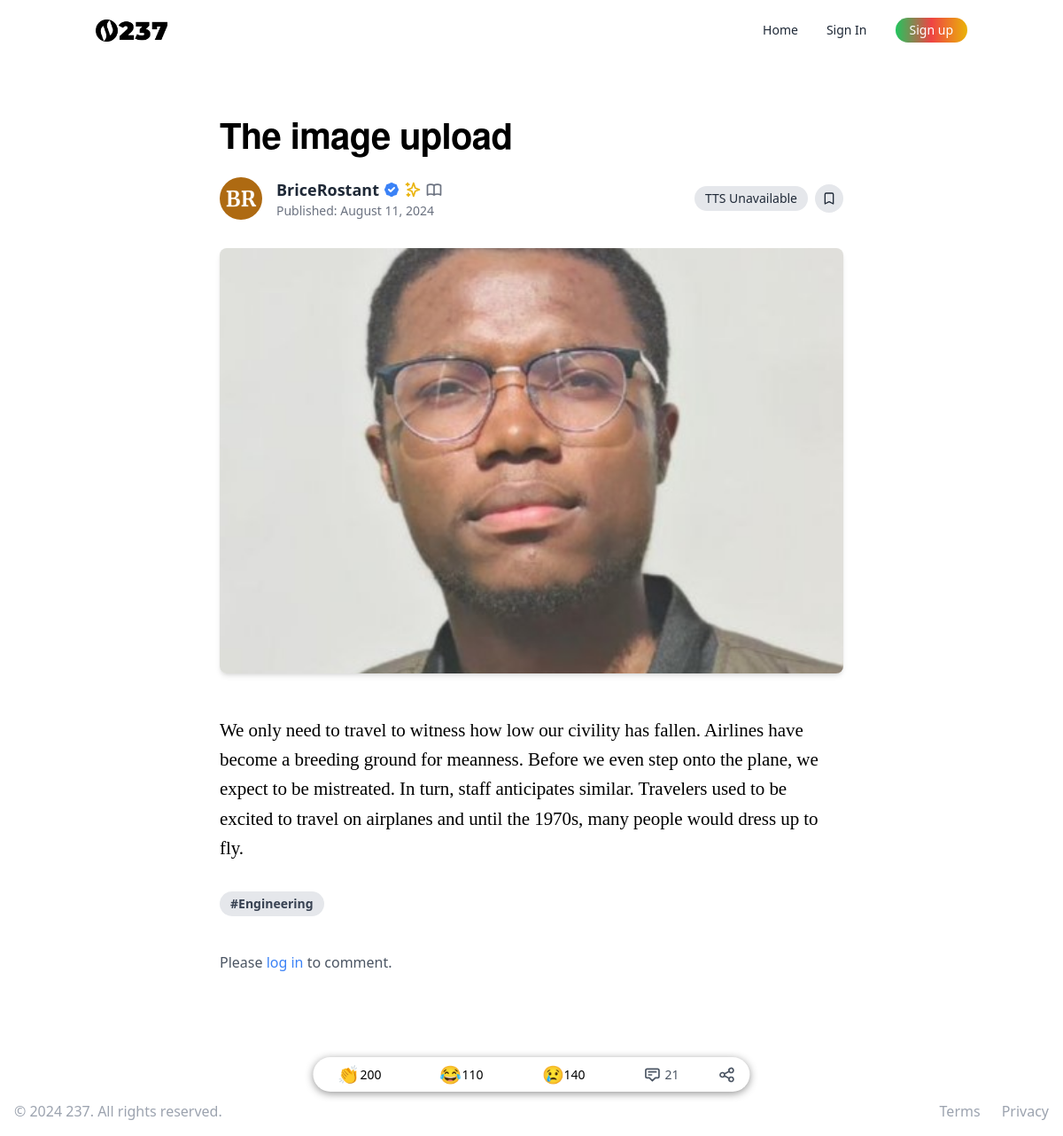
The app's page /articles/12/ with its own data.
### articles/models.py (models this page shows, shortened)
class Article(models.Model):
    title = models.CharField(max_length=70)
    content = models.TextField()
    image = models.ImageField(upload_to='article_images/', validators=[validate_file_size], null=True, blank=True)
    thumbnail = models.ImageField(upload_to='article_thumbnails/', validators=[validate_file_size], null=True, blank=True)
    author = models.ForeignKey(settings.AUTH_USER_MODEL, on_delete=models.CASCADE)
    created_at = models.DateTimeField(auto_now_add=True)
    updated_at = models.DateTimeField(auto_now=True)
    published_at = models.DateTimeField(null=True, blank=True)
    status = models.CharField(max_length=10, choices=[('draft', 'Draft'), ('published', 'Published')], default='draft')
    language = models.CharField(max_length=2, choices=[('EN', 'English'), ('FR', 'French')])
    tags = TaggableManager()
    bookmarks = models.ManyToManyField(settings.AUTH_USER_MODEL, related_name='bookmarked_articles', blank=True)
    def get_content_as_html(self):
        try:
            content_json = json.loads(self.content)
        except json.JSONDecodeError:
            return mark_safe("<p>Error: Could not parse content</p>")
        if not isinstance(content_json, dict) or 'blocks' not in content_json:
            return mark_safe("<p>Error: Invalid content structure</p>")
        html = ""
        for block in content_json['blocks']:
            block_type = block.get('type')
            block_data = block.get('data', {})
            if block_type == 'header':
                level = block_data.get('level', 1)
                text = block_data.get('text', '')
                html += f"<h{level}>{text}</h{level}>"
            elif block_type == 'paragraph':
                text = block_data.get('text', '')
                html += f"<p>{text}</p>"
            elif block_type == 'code':
                code = block_data.get('code', '')
                escaped_code = escape(code)
                html += f'<pre><code>{escaped_code}</code></pre>'
            else:
                html += f"<p>Unsupported block type: {block_type}</p>"
        return mark_safe(html)
    def reaction_count(self, reaction_type):
        return self.reactions.filter(reaction_type=reaction_type).aggregate(total=models.Sum('count'))['total'] or 0
    @property
    def clap_count(self):
        return self.reaction_count('clap')
    @property
    def sad_count(self):
        return self.reaction_count('sad')
    @property
    def laugh_count(self):
        return self.reaction_count('laugh')
    @property
    def comment_count(self):
        return self.comments.count()

### users/models.py (models this page shows, shortened)
class User(AbstractUser):
    bio = models.TextField(max_length=500, blank=True)
    profile_picture = models.ImageField(upload_to='profile_pics/', blank=True, null=True)
    date_joined = models.DateTimeField(auto_now_add=True)
    location = models.CharField(max_length=100, blank=True)
    website = models.URLField(max_length=200, blank=True)
    following = models.ManyToManyField('self', symmetrical=False, related_name='followers')
    blocked_users = models.ManyToManyField('self', symmetrical=False, related_name='blocked_by')
    is_verified = models.BooleanField(default=False)
    is_premium = models.BooleanField(default=False)
    is_manual_writer = models.BooleanField(default=False)
    @property
    def is_writer(self):
        if self.is_manual_writer:
            return True

### articles/views.py (the view, shortened to what this page needs)
# urls.py: path('articles/<int:pk>/', ArticleDetailView.as_view(), name='article_detail'),
class ArticleDetailView(DetailView):
    model = Article
    template_name = 'articles/article_detail.html'
    context_object_name = 'article'
    def get_context_data(self, **kwargs):
        context = super().get_context_data(**kwargs)
        return context

### articles/templatetags/article_tags.py (called while the page is built)
@register.filter
def get_reaction_count(article, reaction_type):
    return getattr(article, f"{reaction_type}_count")

### articles/templatetags/comment_tags.py (called while the page is built)
@register.filter
def split(value, key):
    return value.split(key)

### templates/articles/article_detail.html (shortened to what this page needs)
{% extends "base.html" %}
{% load static %}
{% load article_tags %}
{% load comment_tags %}
{% block extra_css %}
<link rel="stylesheet" href="{% static 'css/reaction.css' %}">
<link rel="stylesheet" href="{% static 'css/tribute.css' %}">
<link rel="stylesheet" href="{% static 'css/mentions.css' %}">
<link rel="stylesheet" href="{% static 'css/article_detail.css' %}">
{% endblock %}
{% block content %}
<div class="max-w-3xl mx-auto px-4 sm:px-6 lg:px-8 py-12">
    <article class="prose lg:prose-xl">
        <h1 class="article-title mb-6">{{ article.title }}</h1>
        <div class="flex items-center justify-between mb-8">
            <div class="flex items-center">
                <img src="{{ article.author.profile_picture.url }}" alt="{{ article.author.username }}" class="w-12 h-12 rounded-full mr-4">
                <div>
                    <p class="text-lg font-semibold text-gray-800 flex items-center">
                        {{ article.author.username }}
                    </p>
                    <p class="text-sm text-gray-500">Published: {{ article.created_at|date:"F j, Y" }}</p>
                </div>
            </div>
            <div class="flex space-x-2 items-center">
                <button id="ttsButton" class="bg-gray-200 hover:bg-gray-300 text-gray-800  py-1 px-3 text-sm rounded-full">Read gist</button>
                <button id="bookmarkBtn" data-article-id="{{ article.id }}" class="bg-gray-200 hover:bg-gray-300 text-gray-800 font-bold p-2 rounded-full">
                    {% if is_bookmarked %}
                        <svg class="w-4 h-4" fill="currentColor" viewBox="0 0 20 20" xmlns="http://www.w3.org/2000/svg">
                            <path d="M5 4a2 2 0 012-2h6a2 2 0 012 2v14l-5-2.5L5 18V4z"></path>
                        </svg>
                    {% else %}
                        <svg class="w-4 h-4" fill="none" stroke="currentColor" viewBox="0 0 24 24" xmlns="http://www.w3.org/2000/svg">
                            <path stroke-linecap="round" stroke-linejoin="round" stroke-width="2" d="M5 5a2 2 0 012-2h10a2 2 0 012 2v16l-7-3.5L5 21V5z"></path>
                        </svg>
                    {% endif %}
                </button>
            </div>
        </div>
        {% if article.thumbnail %}
            <div class="mb-12">
                <img src="{{ article.thumbnail.url }}" alt="{{ article.title }}" class="article-thumbnail rounded-lg shadow-md">
            </div>
        {% endif %}
        <div id="article-content" class="article-content">
            {% with content_html=article.get_content_as_html %}
                {% if content_html %}
                    {{ content_html|safe }}
                {% else %}
                    <p>{{ article.content }}</p>
                {% endif %}
            {% endwith %}
        </div>
    </article>
    <div class="mb-8">
        {% for tag in article.tags.all %}
            <a href="{% url 'article_by_tag' tag.slug %}" class="inline-block bg-gray-200 rounded-full px-3 py-1 text-sm font-semibold text-gray-700 mr-2 mb-2">#{{ tag.name }}</a>
        {% endfor %}
    </div>
    {% if user.is_authenticated %}
        <div class="mt-12">
            <div id="comments-section" class="hidden">
                {% for comment in article.comments.all %}
                    {% if not comment.parent %}
                        {% include "articles/comment.html" with comment=comment %}
                    {% endif %}
                {% empty %}
                    <p class="text-gray-500 italic">No comments yet.</p>
                {% endfor %}
            </div>
        </div>
        <div class="mt-8">
            <form method="post" action="{% url 'comment_create' article.pk %}" id="comment-form">
                {% csrf_token %}
                <textarea name="content" class="w-full p-2 border rounded" rows="4" placeholder="What's on your mind?"></textarea>
                <div id="mention-autocomplete"></div>
                <button type="submit" class="bg-gray-200 hover:bg-gray-300 rounded-full px-3 py-1  font-semibold text-gray-700 mr-2 mt-2"> Comment</button>
            </form>
        </div>
    {% else %}
        <p class="mt-8 text-gray-600">Please <a href="{% url 'account_login' %}" class="text-blue-500 hover:text-blue-700">log in</a> to comment.</p>
    {% endif %}
    <div class="sticky-reactions-box">
        <div class="reactions flex ">
            {% for reaction_type in "clap,laugh,sad"|split:"," %}
                <div class="reaction-container">
                    <button class="reaction-btn bg-gray-200 hover:bg-green-500 rounded-full " data-type="{{ reaction_type }}" data-article-id="{{ article.id }}">
                        {% if reaction_type == "clap" %}<span class="reaction-emoji">👏</span>
                        {% elif reaction_type == "sad" %}<span class="reaction-emoji">😢</span>
                        {% elif reaction_type == "laugh" %}<span class="reaction-emoji">😂</span>
                        {% endif %}
                        <span id="{{ reaction_type }}-count">{{ article|get_reaction_count:reaction_type }}</span>
                    </button>
                </div>
            {% endfor %}
            <button id="toggleComments" class="text-gray-600 hover:text-green-700">
                <svg class="w-6 h-6" fill="none" stroke="currentColor" viewBox="0 0 24 24" xmlns="http://www.w3.org/2000/svg">
                    <path stroke-linecap="round" stroke-linejoin="round" stroke-width="2" d="M7 8h10M7 12h4m1 8l-4-4H5a2 2 0 01-2-2V6a2 2 0 012-2h14a2 2 0 012 2v8a2 2 0 01-2 2h-3l-4 4z"></path>
                </svg>
                <span id="comment-count">{{ article.comment_count }}</span>
            </button>
            <button id="shareBtn" class="text-gray-600 hover:text-green-700">
            </button>
        </div>
    </div>
</div>
{% endblock %}

### static/css/reaction.css (style rules this page uses)
.reaction-container { display: inline-block; position: relative; margin-right: 10px; }
.reaction-btn { font-size: 20px; cursor: pointer; }

### static/css/article_detail.css (style rules this page uses)
.article-title { font-family: 'Helvetica Neue', Arial, sans-serif; font-size: 2.5rem; line-height: 1.2; letter-spacing: -0.016em; font-weight: 700; }
.article-content { font-family: Georgia, 'Times New Roman', serif; font-size: 21px; line-height: 1.58; letter-spacing: -0.003em; }
.article-thumbnail { width: 100%; max-height: 480px; object-fit: cover; object-position: center; }
.article-content p { margin: 2rem 0; }
.reaction-emoji { font-size: 20px; line-height: 1; display: inline-block; vertical-align: middle; }
.sticky-reactions-box { position: fixed; bottom: 50px; left: 50%; transform: translateX(-50%); background-color: rgb(255, 255, 255); border-radius: 20px; box-shadow: 0 2px 10px rgba(0, 0, 0, 0.432); display: flex; align-items: center; justify-content: center; z-index: 49; }
.sticky-reactions-box .reaction-container { position: relative; display: flex; align-items: center; justify-content: center; }
.sticky-reactions-box .reactions { display: flex; align-items: center; justify-content: center; }
.sticky-reactions-box .reaction-btn, .sticky-reactions-box #toggleComments { background: none; border: none; cursor: pointer; padding: 4px 8px; margin: 5px 20px; font-size: 14px; display: flex; align-items: center; justify-content: center; }
.sticky-reactions-box #toggleComments svg { width: 20px; height: 20px; }
.sticky-reactions-box #comment-count { margin-left: 4px; }
.sticky-reactions-box #shareBtn { background: none; border: none; cursor: pointer; padding: 4px 8px; margin: 0 8px; font-size: 14px; display: flex; align-items: center; justify-content: center; }
.sticky-reactions-box #shareBtn svg { width: 20px; height: 20px; }

### records on screen
Article: title "The image upload", author.profile_picture (picture), author.username "BriceRostant", created_at "August 11, 2024", thumbnail (picture), id "200" "110" "140", comment_count "21"
Tag: name "Engineering"
